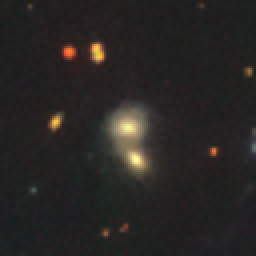
#> input picture experiments/1/1in/0_10_hr.png, 128 x 128 px, given in place of blue.png, which was not available (shown 2 times larger)
$ jupyter execute --allow-errors con.ipynb   (text cells are left out)
#> lines starting #> are read from the running program, lines starting #| are printed output that depends on the picture; after the words box and inside, x2 and y2 are one past the last pixel; in counts of white or black regions, pixels touching at a corner belong together; pictures that were not available may be replaced by others from this repository, and a replacement may not be noted
[cell 1]
import os
import cv2
import numpy as np
import matplotlib.pyplot as plt

# Paths
input_folder = '/home/vamsi/cv/project/neww/Image-Super-Resolution-via-Iterative-Refinement/classs/share_it100'
output_folder = '/home/vamsi/cv/project/neww/Image-Super-Resolution-via-Iterative-Refinement/classs/share_it100c'

# Template
template = cv2.imread('/home/vamsi/cv/project/blue.png')
#> template is the input picture: shape (128, 128, 3); mean B, G, R 35.9, 37.3, 40
h, w, _ = template.shape
threshold = 0.8  # Adjust as needed

# Create output folder if it doesn't exist
if not os.path.exists(output_folder):
    os.makedirs(output_folder)

# Walk through the directory structure
for root, dirs, files in os.walk(input_folder):
    # Maintain subfolder structure
    relative_path = os.path.relpath(root, input_folder)
    output_path = os.path.join(output_folder, relative_path)
    if not os.path.exists(output_path):
        os.makedirs(output_path)

    for file in files:
        if file.endswith(('.png', '.jpg', '.jpeg')):  # Include supported image types
            input_image_path = os.path.join(root, file)
            output_image_path = os.path.join(output_path, file)

            # Process image
            main_image = cv2.imread(input_image_path)
            result = cv2.matchTemplate(main_image, template, cv2.TM_CCOEFF_NORMED)
#> result = [1]
            locations = np.where(result >= threshold)
#> locations = ([0], [0])
            output_image = main_image.copy()

            for pt in zip(*locations[::-1]):
                roi = main_image[pt[1]:pt[1] + h, pt[0]:pt[0] + w]
                roi_h, roi_w, _ = roi.shape

                if 0.9 * w <= roi_w <= 1.2 * w and 0.9 * h <= roi_h <= 1.2 * h:
                    cv2.rectangle(output_image, pt, (pt[0] + w, pt[1] + h), (0, 255, 0), 2)
#> this loop made 1 pass
#> (pt, roi_h, roi_w) on pass 1: ((0, 0), 128, 128)
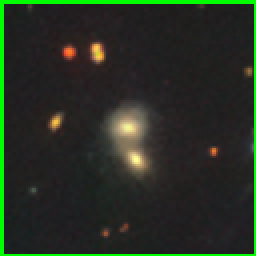
#> output_image: shape (128, 128, 3) (shown 2 times larger); 4.63% of pixels changed, all inside (x1, y1, x2, y2) = (0, 0, 128, 128)

            # Save processed image
            cv2.imwrite(output_image_path, output_image)

print("Processing complete. Edited images saved to:", output_folder)

[cell 2]
import cv2
import numpy as np
import matplotlib.pyplot as plt

main_image = cv2.imread('/home/vamsi/cv/project/neww/Image-Super-Resolution-via-Iterative-Refinement/classs/dc/0/image_1043.png')
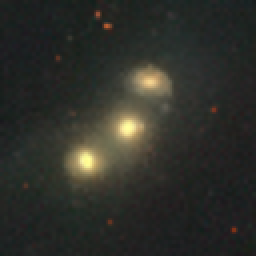
#> input picture experiments/1/1in/0_11_hr.png, 128 x 128 px, given in place of image_1043.png, which was not available (shown 2 times larger)
#> main_image is the input picture: shape (128, 128, 3); mean B, G, R 41.6, 47.3, 46.5
template = cv2.imread('/home/vamsi/cv/project/blue.png')

result = cv2.matchTemplate(main_image, template, cv2.TM_CCOEFF_NORMED)
#> result = [0.462]

threshold = 0.5 # Adjust as needed
locations = np.where(result >= threshold)
#> locations = (empty array, empty array)

h, w, _ = template.shape

output_image = main_image.copy()

for pt in zip(*locations[::-1]):
    roi = main_image[pt[1]:pt[1] + h, pt[0]:pt[0] + w]

    roi_h, roi_w, _ = roi.shape

    if 0.9 * w <= roi_w <= 1.2 * w and 0.9 * h <= roi_h <= 1.2 * h:

        cv2.rectangle(output_image, pt, (pt[0] + w, pt[1] + h), (0, 255, 0), 2)  # Green bounding box
#> this loop made 0 passes

output_image_rgb = cv2.cvtColor(output_image, cv2.COLOR_BGR2RGB)

plt.figure(figsize=(10, 5))
plt.imshow(output_image_rgb)
plt.title("Filtered Image with Bounding Boxes")
plt.axis("off")
plt.tight_layout()
plt.show()

[cell 3]
import cv2
import numpy as np
import matplotlib.pyplot as plt


# Match template
result = cv2.matchTemplate(main_image, template, cv2.TM_CCOEFF_NORMED)
threshold = 0.5  # Adjust as needed
locations = np.where(result >= threshold)

h, w, _ = template.shape
output_image = main_image.copy()

# Create a mask for inpainting
mask = np.zeros(main_image.shape[:2], dtype=np.uint8)

for pt in zip(*locations[::-1]):
    roi = main_image[pt[1]:pt[1] + h, pt[0]:pt[0] + w]
    roi_h, roi_w, _ = roi.shape

    if 0.9 * w <= roi_w <= 1.2 * w and 0.9 * h <= roi_h <= 1.2 * h:
        # Draw the bounding box
        cv2.rectangle(output_image, pt, (pt[0] + w, pt[1] + h), (0, 255, 0), 2)

        # Mark the region in the mask
        mask[pt[1]:pt[1] + h, pt[0]:pt[0] + w] = 255
#> mask: shape (128, 128); every value is 0

# Perform inpainting
inpainted_image = cv2.inpaint(main_image, mask, inpaintRadius=7, flags=cv2.INPAINT_TELEA)

# Convert the inpainted image to RGB for display
inpainted_image_rgb = cv2.cvtColor(inpainted_image, cv2.COLOR_BGR2RGB)

# Display the inpainted image
plt.figure(figsize=(10, 5))
plt.imshow(inpainted_image_rgb)
plt.title("Inpainted Image")
plt.axis("off")
plt.tight_layout()
plt.show()

[cell 4]
import os
import cv2
import numpy as np

# Paths
input_folder = '/home/vamsi/cv/project/neww/Image-Super-Resolution-via-Iterative-Refinement/classs/dc/0'  # Replace with your input folder path
output_folder = '/home/vamsi/cv/project/neww/Image-Super-Resolution-via-Iterative-Refinement/classs/dcn/0'  # Replace with your output folder path
template_path = '/home/vamsi/cv/project/blue.png'

# Load template
template = cv2.imread(template_path)
h, w, _ = template.shape
threshold = 0.5  # Adjust as needed

# Create output folder if it doesn't exist
if not os.path.exists(output_folder):
    os.makedirs(output_folder)

# Walk through the directory structure
for root, dirs, files in os.walk(input_folder):
    # Maintain subfolder structure
    relative_path = os.path.relpath(root, input_folder)
    output_path = os.path.join(output_folder, relative_path)
    if not os.path.exists(output_path):
        os.makedirs(output_path)

    for file in files:
        if file.endswith(('.png', '.jpg', '.jpeg')):  # Include supported image types
            input_image_path = os.path.join(root, file)
            output_image_path = os.path.join(output_path, file)

            # Process the image
            main_image = cv2.imread(input_image_path)
            result = cv2.matchTemplate(main_image, template, cv2.TM_CCOEFF_NORMED)
#> result = [1]
            locations = np.where(result >= threshold)
#> locations = ([0], [0])
            output_image = main_image.copy()

            # Create a mask for inpainting
            mask = np.zeros(main_image.shape[:2], dtype=np.uint8)

            for pt in zip(*locations[::-1]):
                roi = main_image[pt[1]:pt[1] + h, pt[0]:pt[0] + w]
                roi_h, roi_w, _ = roi.shape

                if 0.9 * w <= roi_w <= 1.2 * w and 0.9 * h <= roi_h <= 1.2 * h:
                    # Draw the bounding box
                    cv2.rectangle(output_image, pt, (pt[0] + w, pt[1] + h), (0, 255, 0), 2)

                    # Mark the region in the mask
                    mask[pt[1]:pt[1] + h, pt[0]:pt[0] + w] = 255
#> mask: shape (128, 128); every value is 255

            # Perform inpainting
            inpainted_image = cv2.inpaint(main_image, mask, inpaintRadius=7, flags=cv2.INPAINT_TELEA)

            # Save the inpainted image
            cv2.imwrite(output_image_path, inpainted_image)

print("Processing complete. Edited images saved to:", output_folder)

[cell 5]
main_image = cv2.imread('dc/1/image_2878.png')
template = cv2.imread('/home/vamsi/cv/project/blue.png')

[cell 6]
import cv2
import numpy as np
import matplotlib.pyplot as plt

# Convert images to grayscale
gray_main = cv2.cvtColor(main_image, cv2.COLOR_BGR2GRAY)
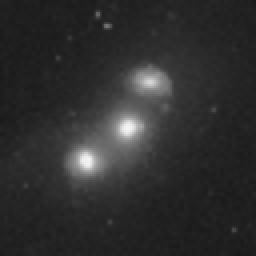
#> gray_main: shape (128, 128) (shown 2 times larger); min 24, max 244, mean 46.4
gray_template = cv2.cvtColor(template, cv2.COLOR_BGR2GRAY)

# Template matching
result = cv2.matchTemplate(gray_main, gray_template, cv2.TM_CCOEFF_NORMED)
#> result = [0.476]
#> (the rest of the program and of its run is left out)
